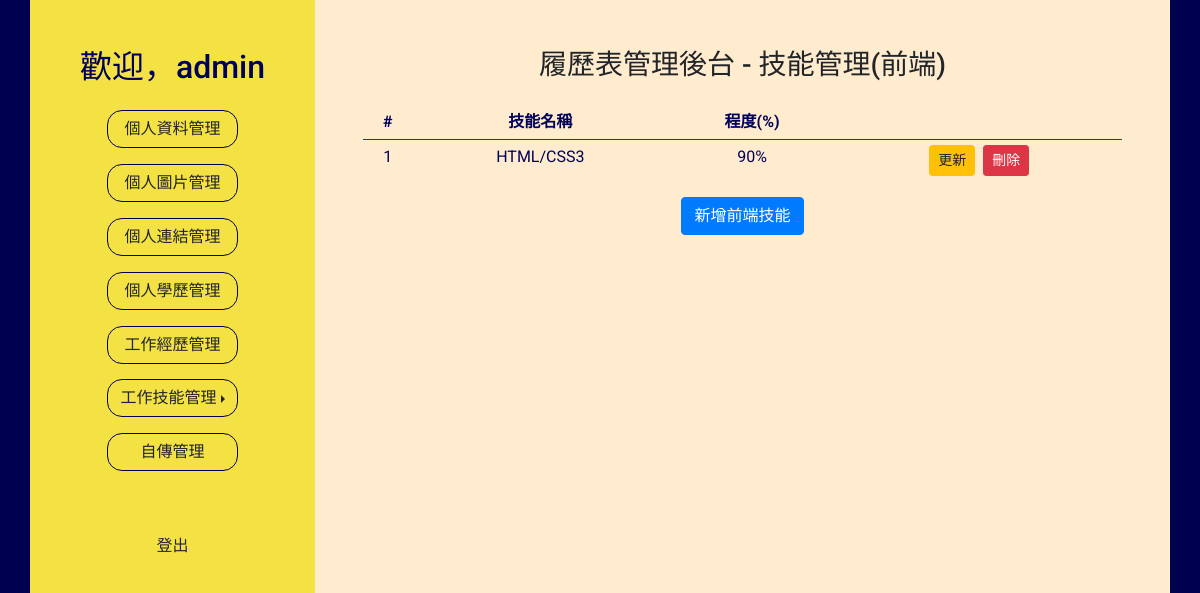
Page /main.php?do=skill_front (signed in) on the earlier database version.
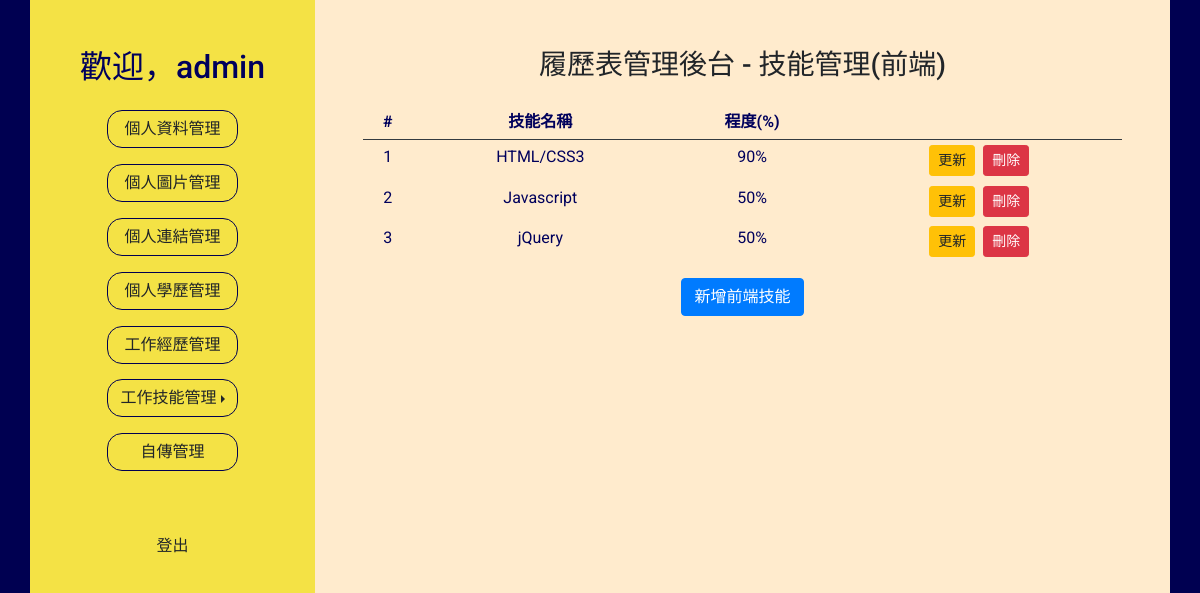
Same page on the later database version.
### tables this page shows
CREATE TABLE `resume_skillfront` (
  `id` int(10) UNSIGNED NOT NULL,
  `userid` int(10) UNSIGNED NOT NULL,
  `name` varchar(30) NOT NULL,
  `level` varchar(3) NOT NULL
);

### base.php (called while the page is built, shortened)
<?php
class DB{
  private $dsn  = "mysql:host=localhost;charset=utf8;dbname=resume";
  private $root = "root";
  private $password = "";
  private $table = "";
  private $pdo;
  public function __construct($table){
    $this->table = $table;
    $this->pdo = new PDO($this->dsn,$this->root,$this->password);
  }
  public function all(...$arg){
    $sql = "select * from `$this->table`";
    if(!empty($arg[0]) && is_array($arg[0])){
      foreach ($arg[0] as $key => $value){
        $tmp[]= sprintf("`%s`='%s'",$key,$value);
      }
      $sql = $sql . " where " . implode( " && " , $tmp);
    }
    return $this->pdo->query($sql)->fetchAll(PDO::FETCH_ASSOC);
  }
}
?>

### backend/skill_front.php (the view, shortened to what this page needs)
<h3>履歷表管理後台 - 技能管理(前端)</h3>
<table class="table table-sm text-center table-borderless mt-3">
  <thead>
    <tr class="border-bottom border-dark ">
      <th>#</th>
      <th>技能名稱</th>
      <th>程度(%)</th>
      <th></th>
    </tr>
  </thead>
  <tbody>
    <tr>
      <?php
      $db = new DB("resume_SkillFront");
      $rows = $db->all(["userid" => $userid]);
      foreach ($rows as $key => $row) {
        echo "<td>" . ($key + 1) . "</td>";
        echo "<td>" . $row['name'] . "</td>";
        echo "<td>" . $row['level'] . "%" . "</td>";
      ?>
        <td>
          <button class="btn btn-warning btn-sm mr-1 ubtn" data-toggle="modal" data-target="#Modal2" id="<?= $row['id'] ?>">更新
          </button><button class="btn btn-danger btn-sm ml-1" onclick="del_front(<?= $row['id'] ?>)">刪除</button>
        </td>
    </tr>
  <?php  }  ?>
  </tbody>
</table>
<button type="button" class="btn btn-primary" data-toggle="modal" data-target="#Modal1">新增前端技能</button>

### main.php (shortened to what this page needs)
<?php include_once "base.php" ?>
<!DOCTYPE html>
<html lang="en">
<head>
  <link rel="stylesheet" href="css/bootstrap.min.css">
  <link rel="stylesheet" href="css/style.css">
  <link rel="stylesheet" href="https://use.fontawesome.com/releases/v5.13.1/css/all.css">
</head>
<body>
  <div class="container">
    <div class="row">
      <div id="side" class="col-3 d-flex flex-column justify-content-start align-items-center">
        <h1 class="mb-3 mt-5">歡迎，<?= $_SESSION['username'] ?></h1>
        <div class="btn-group-vertical ">
          <button type="button" class="btn" onclick="location.href='?do=profile'">個人資料管理</button>
          <button type="button" class="btn" onclick="location.href='?do=picture'">個人圖片管理</button>
          <button type="button" class="btn" onclick="location.href='?do=link'">個人連結管理</button>
          <button type="button" class="btn" onclick="location.href='?do=study'">個人學歷管理</button>
          <button type="button" class="btn" onclick="location.href='?do=work'">工作經歷管理</button>
          <div class="btn-group dropright">
            <button id="btnGroupVerticalDrop2" type="button" class="btn dropdown-toggle" data-toggle="dropdown">工作技能管理</button>
          </div>
          <button type="button" class="btn" onclick="location.href='?do=self'">自傳管理</button>
        </div>
        <button class="btn mt-5" onclick="location.replace('api/logout.php')">登出</button>
      </div>
      <div id="becontent" class="col-9 px-5">
        <div class="container">
          <div class="row justify-content-center align-items-center mt-5">
            <?php
            $userid = $_SESSION['userid'];
            $do = (!empty($_GET['do'])) ? $_GET['do'] : 'profile';
            $file = 'backend/' . $do . ".php";
            if (file_exists($file)) {
              include $file;
            } else {
              include "backend/profile.php";
            }
            ?>
        </div>
      </div>
    </div>
  </div>
</body>
</html>

### css/style.css (style rules this page uses)
body { margin:0; padding:0; font-family: 'Josefin Sans','Noto Sans TC','Caveat','Lobster','Roboto' ,sans-serif; background-color: #000051; overflow: hidden; }
#becontent { background-color: blanchedalmond; width: 100%; height: 100vh; overflow: scroll; }
#profile,#side { background-color: #F4E245; height: 100vh; color: #00005c; }
.table { color:#00005c !important; }
#side .btn-group-vertical button { border-radius: 15px; border: 1px solid #000051; margin: 0.5rem auto; transition: all 0.5s linear; }
#side h1 { font-size: 2rem; }

Differences in the rows shown:
added resume_skillfront: name "Javascript", level "50"
added resume_skillfront: name "jQuery", level "50"
